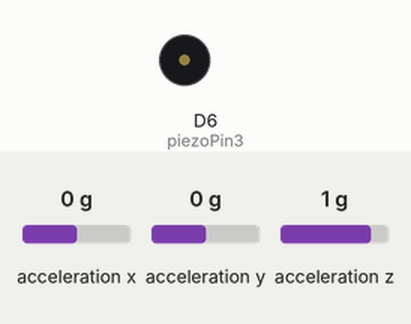
A sketch run on a simulated Arduino Zero (SAMD21). Shown: buzzer (waves = sounding). Inputs (shaded band) come from the test bench; at power-on: acceleration y 0 g, acceleration x 0 g, acceleration z 1 g. What the sketch prints to the serial monitor is not drawn.

Above: at 3.4 s.
3.5 s: acceleration y set to -0.7 g
5.0 s: acceleration y set to -1 g
At 6.2 s:
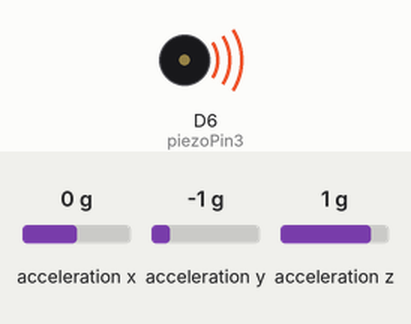
6.5 s: acceleration y set to -0.8 g
At 7.7 s:
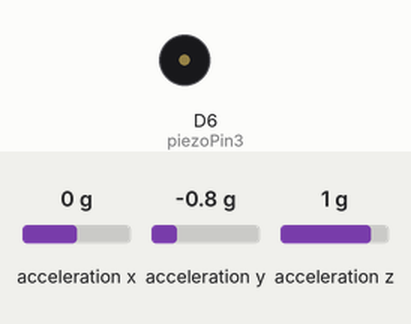
8.0 s: acceleration x set to -1.4 g
At 8.7 s:
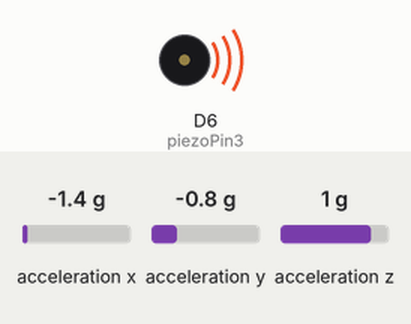
Timing chart, 0 to 10.5 s (numbered marks = the images above; inputs shaded):
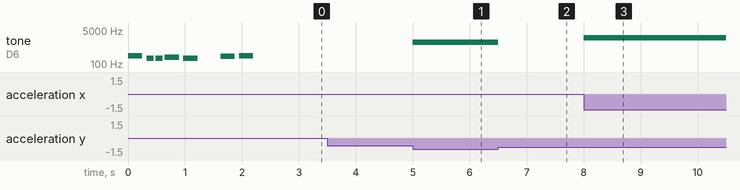

Measured:
- the behaviour switches between -0.8 and -0.9 g on acceleration y (found by bisection; images 0 and 1)
- after the input at 5.0 s, tone on D6 (piezoPin3): silent → 1200 Hz at once
- after the input at 6.5 s, tone on D6 (piezoPin3): 1200 Hz → silent at once
- after the input at 8.0 s, tone on D6 (piezoPin3): silent → 2000 Hz at once

The sketch:

lab06.ino
```cpp
// ********** Accelerometer Stuff **********
#include <Wire.h>
#include <SPI.h>
#include <Adafruit_LIS3DH.h>
#include <Adafruit_Sensor.h>

// Used for software SPI
#define LIS3DH_CLK 13
#define LIS3DH_MISO 12
#define LIS3DH_MOSI 11
// Used for hardware & software SPI
#define LIS3DH_CS 10

// software SPI
Adafruit_LIS3DH lis = Adafruit_LIS3DH(LIS3DH_CS, LIS3DH_MOSI, LIS3DH_MISO, LIS3DH_CLK);
// hardware SPI
//Adafruit_LIS3DH lis = Adafruit_LIS3DH(LIS3DH_CS);
// I2C
//Adafruit_LIS3DH lis = Adafruit_LIS3DH();

#if defined(ARDUINO_ARCH_SAMD)
// for Zero, output on USB Serial console, remove line below if using programming port to program the Zero!
   #define Serial SerialUSB
#endif

// ********** Piezo Buzzer stuff **********

#include "pitches.h"

// notes in the melody:
int melody[] = {
  NOTE_C4, NOTE_G3, NOTE_G3, NOTE_A3, NOTE_G3, 0, NOTE_B3, NOTE_C4
};

// note durations: 4 = quarter note, 8 = eighth note, etc.:
int noteDurations[] = {
  4, 8, 8, 4, 4, 4, 4, 4
};


int piezoPin1 = 8;
int piezoPin2 = 7;
int piezoPin3 = 6;

void toneMultiplePiezos(int note, int noteDuration) {
  tone(piezoPin1, note, noteDuration);
  tone(piezoPin2, note, noteDuration);
  tone(piezoPin3, note, noteDuration);
}

void noToneMultiplePiezos() {
  noTone(piezoPin1);
  noTone(piezoPin2);
  noTone(piezoPin3);
}

#include "elapsedMillis.h"
elapsedMillis timeElapsed;
float initialVelocity = 0.0;
float currentVelocity = 0.0;
int timeThreshold = 0.0;

void setup() {
  // **********

  // iterate over the notes of the melody:
  for (int thisNote = 0; thisNote < 8; thisNote++) {
    // to calculate the note duration, take one second divided by the note type.
    //e.g. quarter note = 1000 / 4, eighth note = 1000/8, etc.
    int noteDuration = 1000 / noteDurations[thisNote];
    toneMultiplePiezos(melody[thisNote], noteDuration);
    // to distinguish the notes, set a minimum time between them.
    // the note's duration + 30% seems to work well:
    int pauseBetweenNotes = noteDuration * 1.30;
    delay(pauseBetweenNotes);
    // stop the tone playing:
    noToneMultiplePiezos();
  }

  #ifndef ESP8266
    while (!Serial);     // will pause Zero, Leonardo, etc until serial console opens
  #endif
  Serial.begin(9600);
  Serial.println("LIS3DH test!");
  if (! lis.begin(0x18)) {   // change this to 0x19 for alternative i2c address
    Serial.println("Couldnt start");
    while (1);
  }
  Serial.println("LIS3DH found!");
  lis.setRange(LIS3DH_RANGE_4_G);   // 2, 4, 8 or 16 G!
  Serial.print("Range = "); Serial.print(2 << lis.getRange());
  Serial.println("G");
}

void loop() {
  lis.read();      // get X Y and Z data at once
  // Then print out the raw data
  Serial.print("X:  "); Serial.print(lis.x);
  Serial.print("  \tY:  "); Serial.print(lis.y);
  Serial.print("  \tZ:  "); Serial.print(lis.z);

  /* Or....get a new sensor event, normalized */
  sensors_event_t event;
  lis.getEvent(&event);

  /* Display the results (acceleration is measured in m/s^2) */
  Serial.print("\t\tX: "); Serial.print(event.acceleration.x);
  Serial.print(" \tY: "); Serial.print(event.acceleration.y);
  Serial.print(" \tZ: "); Serial.print(event.acceleration.z);
  Serial.println(" m/s^2 ");

  Serial.println();

  delay(1);

//  toneMultiplePiezos(abs(float(event.acceleration.x)), 2000);
//  toneMultiplePiezos(abs(float(event.acceleration.y)), 2000);
//  toneMultiplePiezos(abs(float(event.acceleration.z)), 2000);
//  if (abs(event.acceleration.x) < 2) {
//    toneMultiplePiezos(NOTE_C1, 2000);
//  } else if (abs(event.acceleration.x) < 3) {
//    toneMultiplePiezos(NOTE_D1, 2000);
//  } else if (abs(event.acceleration.x) < 4) {
//    toneMultiplePiezos(NOTE_E1, 2000);
//  } else if (abs(event.acceleration.x) < 5) {
//    toneMultiplePiezos(NOTE_F1, 2000);
//  } else if (abs(event.acceleration.x) < 6) {
//    toneMultiplePiezos(NOTE_G1, 2000);
//  } else if (abs(event.acceleration.x) < 7) {
//    toneMultiplePiezos(NOTE_A1, 2000);
//  } else if (abs(event.acceleration.x) < 8) {
//    toneMultiplePiezos(NOTE_B1, 2000);
//  }
//

  int numtoruleitall = (abs(event.acceleration.x) + abs(event.acceleration.y) + abs(event.acceleration.z)) / 3;
  Serial.println(numtoruleitall);

  if (numtoruleitall <= 5) {
    numtoruleitall = 0;
  }
//  toneMultiplePiezos(abs(numtoruleitall) * 100 , 1000);

  if (timeElapsed > timeThreshold + 1) {
    timeThreshold = timeElapsed;
    currentVelocity = (initialVelocity  + (numtoruleitall * (timeElapsed/1000)));
//    initialVelocity = currentVelocity;
    Serial.println(currentVelocity);
  }

  int roll  = abs(RP_calculate(event.acceleration.x, event.acceleration.y, event.acceleration.z));
  toneMultiplePiezos(200 * abs(numtoruleitall), 1000);
  // toneMultiplePiezos(abs(currentVelocity) * roll, 1000);
}


float RP_calculate(float x, float y, float z){
  double x_Buff = float(x);
  double y_Buff = float(y);
  double z_Buff = float(z);
  float roll = atan2(y_Buff , z_Buff) * 57.3;
  float pitch = atan2((- x_Buff) , sqrt(y_Buff * y_Buff + z_Buff * z_Buff)) * 57.3;
  Serial.println("roll");
  Serial.println(roll);
  return roll;
}
```

pitches.h
```cpp
/*************************************************
 * Public Constants
 *************************************************/

#define NOTE_B0  31
#define NOTE_C1  33
#define NOTE_CS1 35
#define NOTE_D1  37
#define NOTE_DS1 39
#define NOTE_E1  41
#define NOTE_F1  44
#define NOTE_FS1 46
#define NOTE_G1  49
#define NOTE_GS1 52
#define NOTE_A1  55
#define NOTE_AS1 58
#define NOTE_B1  62
#define NOTE_C2  65
#define NOTE_CS2 69
#define NOTE_D2  73
#define NOTE_DS2 78
#define NOTE_E2  82
#define NOTE_F2  87
#define NOTE_FS2 93
#define NOTE_G2  98
#define NOTE_GS2 104
#define NOTE_A2  110
#define NOTE_AS2 117
#define NOTE_B2  123
#define NOTE_C3  131
#define NOTE_CS3 139
#define NOTE_D3  147
#define NOTE_DS3 156
#define NOTE_E3  165
#define NOTE_F3  175
#define NOTE_FS3 185
#define NOTE_G3  196
#define NOTE_GS3 208
#define NOTE_A3  220
#define NOTE_AS3 233
#define NOTE_B3  247
#define NOTE_C4  262
#define NOTE_CS4 277
#define NOTE_D4  294
#define NOTE_DS4 311
#define NOTE_E4  330
#define NOTE_F4  349
#define NOTE_FS4 370
#define NOTE_G4  392
#define NOTE_GS4 415
#define NOTE_A4  440
#define NOTE_AS4 466
#define NOTE_B4  494
#define NOTE_C5  523
#define NOTE_CS5 554
#define NOTE_D5  587
#define NOTE_DS5 622
#define NOTE_E5  659
#define NOTE_F5  698
#define NOTE_FS5 740
#define NOTE_G5  784
#define NOTE_GS5 831
#define NOTE_A5  880
#define NOTE_AS5 932
#define NOTE_B5  988
#define NOTE_C6  1047
#define NOTE_CS6 1109
#define NOTE_D6  1175
#define NOTE_DS6 1245
#define NOTE_E6  1319
#define NOTE_F6  1397
#define NOTE_FS6 1480
#define NOTE_G6  1568
#define NOTE_GS6 1661
#define NOTE_A6  1760
#define NOTE_AS6 1865
#define NOTE_B6  1976
#define NOTE_C7  2093
#define NOTE_CS7 2217
#define NOTE_D7  2349
#define NOTE_DS7 2489
#define NOTE_E7  2637
#define NOTE_F7  2794
#define NOTE_FS7 2960
#define NOTE_G7  3136
#define NOTE_GS7 3322
#define NOTE_A7  3520
#define NOTE_AS7 3729
#define NOTE_B7  3951
#define NOTE_C8  4186
#define NOTE_CS8 4435
#define NOTE_D8  4699
#define NOTE_DS8 4978
```
